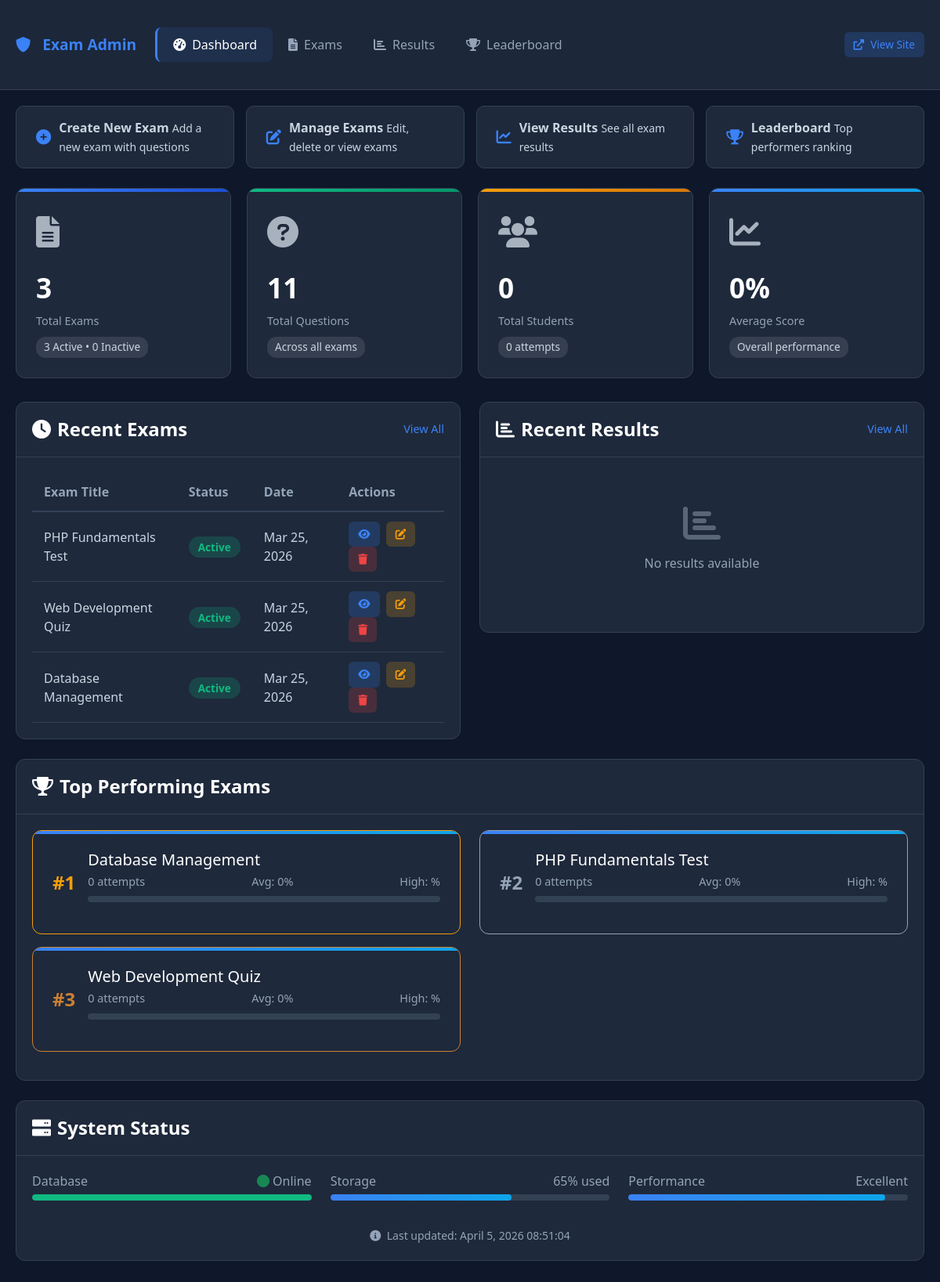
The page /staff/index.php on the database its author committed.
### tables this page shows
CREATE TABLE exams (
    exam_id INT AUTO_INCREMENT PRIMARY KEY,
    exam_title VARCHAR(200) NOT NULL,
    exam_description TEXT,
    exam_duration INT NOT NULL DEFAULT 60,  
    total_marks INT NOT NULL DEFAULT 100,
    passing_marks INT NOT NULL DEFAULT 40,
    exam_status ENUM('active', 'inactive', 'draft') DEFAULT 'active',
    created_by INT DEFAULT NULL,
    is_deleted TINYINT(1) DEFAULT 0,
    created_at TIMESTAMP DEFAULT CURRENT_TIMESTAMP,
    updated_at TIMESTAMP DEFAULT CURRENT_TIMESTAMP ON UPDATE CURRENT_TIMESTAMP,
    
    INDEX idx_exam_status (exam_status),
    INDEX idx_created_by (created_by)
);

### staff/index.php (the view, shortened to what this page needs)
<?php
require_once '../db_connection.php';
$stats_stmt = $pdo->query("
    SELECT
        (SELECT COUNT(*) FROM exams) as total_exams,
        (SELECT COUNT(*) FROM questions) as total_questions,
        (SELECT COUNT(*) FROM exam_results) as total_results,
        (SELECT COUNT(DISTINCT student_name) FROM exam_results) as total_students,
        (SELECT COUNT(*) FROM exam_attempts WHERE completed_at IS NOT NULL) as total_attempts,
        (SELECT AVG(percentage) FROM exam_results) as avg_score,
        (SELECT COUNT(*) FROM exams WHERE exam_status = 'active') as active_exams,
        (SELECT COUNT(*) FROM exams WHERE exam_status = 'inactive') as inactive_exams
");
$stats = $stats_stmt->fetch(PDO::FETCH_ASSOC);
$recent_exams_stmt = $pdo->query("SELECT * FROM exams ORDER BY created_at DESC LIMIT 5");
$recent_exams = $recent_exams_stmt->fetchAll(PDO::FETCH_ASSOC);
$recent_results_stmt = $pdo->query("
    SELECT er.*, e.exam_title
    FROM exam_results er
    JOIN exams e ON er.exam_id = e.exam_id
    ORDER BY er.completed_at DESC
    LIMIT 5
");
$recent_results = $recent_results_stmt->fetchAll(PDO::FETCH_ASSOC);
$top_exams_stmt = $pdo->query("
    SELECT
        e.exam_id,
        e.exam_title,
        COUNT(er.result_id) as attempts,
        AVG(er.percentage) as avg_percentage,
        MAX(er.percentage) as highest_score
    FROM exams e
    LEFT JOIN exam_results er ON e.exam_id = er.exam_id
    GROUP BY e.exam_id
    ORDER BY attempts DESC, avg_percentage DESC
    LIMIT 5
");
$top_exams = $top_exams_stmt->fetchAll(PDO::FETCH_ASSOC);
?>
<!DOCTYPE html>
<html lang="en">
<head>
    <link href="https://cdn.jsdelivr.net/npm/bootstrap@5.1.3/dist/css/bootstrap.min.css" rel="stylesheet">
    <link rel="stylesheet" href="https://cdnjs.cloudflare.com/ajax/libs/font-awesome/6.0.0/css/all.min.css">
</head>
<body>
    <nav class="admin-navbar">
        <div class="dashboard-container">
            <div class="d-flex justify-content-between align-items-center">
                <div class="d-flex align-items-center">
                    <div class="brand">
                        <i class="fas fa-shield-alt"></i> Exam Admin
                    </div>
                    <div class="ms-4 d-flex">
                        <a href="index.php" class="nav-link active">
                            <i class="fas fa-tachometer-alt me-2"></i>Dashboard
                        </a>
                        <a href="manage_exams.php" class="nav-link">
                            <i class="fas fa-file-alt me-2"></i>Exams
                        </a>
                        <a href="view_results.php" class="nav-link">
                            <i class="fas fa-chart-bar me-2"></i>Results
                        </a>
                        <a href="leaderboard.php" class="nav-link">
                            <i class="fas fa-trophy me-2"></i>Leaderboard
                        </a>
                    </div>
                </div>
                <div>
                    <a href="../index.php" class="action-btn view">
                        <i class="fas fa-external-link-alt me-2"></i>View Site
                    </a>
                </div>
            </div>
        </div>
    </nav>
    <div class="dashboard-container">
        <div class="quick-actions fade-in">
            <a href="create_exam.php" class="quick-action-btn">
                <i class="fas fa-plus-circle"></i>
                <div>
                    <strong>Create New Exam</strong>
                    <small>Add a new exam with questions</small>
                </div>
            </a>
            <a href="manage_exams.php" class="quick-action-btn">
                <i class="fas fa-edit"></i>
                <div>
                    <strong>Manage Exams</strong>
                    <small>Edit, delete or view exams</small>
                </div>
            </a>
            <a href="view_results.php" class="quick-action-btn">
                <i class="fas fa-chart-line"></i>
                <div>
                    <strong>View Results</strong>
                    <small>See all exam results</small>
                </div>
            </a>
            <a href="../leaderboard.php" class="quick-action-btn">
                <i class="fas fa-trophy"></i>
                <div>
                    <strong>Leaderboard</strong>
                    <small>Top performers ranking</small>
                </div>
            </a>
        </div>
        <div class="stats-grid fade-in">
            <div class="stat-card primary">
                <div class="stat-icon">
                    <i class="fas fa-file-alt"></i>
                </div>
                <div class="stat-value"><?php echo $stats['total_exams'] ?? 0; ?></div>
                <div class="stat-label">Total Exams</div>
                <div class="stat-change">
                    <?php echo $stats['active_exams'] ?? 0; ?> Active • <?php echo $stats['inactive_exams'] ?? 0; ?> Inactive
                </div>
            </div>
            <div class="stat-card success">
                <div class="stat-icon">
                    <i class="fas fa-question-circle"></i>
                </div>
                <div class="stat-value"><?php echo $stats['total_questions'] ?? 0; ?></div>
                <div class="stat-label">Total Questions</div>
                <div class="stat-change">Across all exams</div>
            </div>
            <div class="stat-card warning">
                <div class="stat-icon">
                    <i class="fas fa-users"></i>
                </div>
                <div class="stat-value"><?php echo $stats['total_students'] ?? 0; ?></div>
                <div class="stat-label">Total Students</div>
                <div class="stat-change"><?php echo $stats['total_attempts'] ?? 0; ?> attempts</div>
            </div>
            <div class="stat-card info">
                <div class="stat-icon">
                    <i class="fas fa-chart-line"></i>
                </div>
                <div class="stat-value"><?php echo round($stats['avg_score'] ?? 0, 1); ?>%</div>
                <div class="stat-label">Average Score</div>
                <div class="stat-change">Overall performance</div>
            </div>
        </div>
        <div class="row fade-in">
            <div class="col-md-6">
                <div class="section-card">
                    <div class="section-header">
                        <h4><i class="fas fa-clock me-2"></i>Recent Exams</h4>
                        <a href="manage_exams.php" class="view-all">View All</a>
                    </div>
                    <div class="section-body">
                        <?php if (empty($recent_exams)): ?>
                            <div class="empty-state">
                                <i class="fas fa-file-alt"></i>
                                <p>No exams created yet</p>
                                <a href="create_exam.php" class="action-btn view">Create First Exam</a>
                            </div>
                        <?php else: ?>
                            <table class="data-table">
                                <thead>
                                    <tr>
                                        <th>Exam Title</th>
                                        <th>Status</th>
                                        <th>Date</th>
                                        <th>Actions</th>
                                    </tr>
                                </thead>
                                <tbody>
                                    <?php foreach ($recent_exams as $exam): ?>
                                        <tr>
                                            <td><?php echo htmlspecialchars($exam['exam_title']); ?></td>
                                            <td>
                                                <span class="status-badge <?php echo $exam['exam_status'] == 'active' ? 'status-active' : 'status-inactive'; ?>">
                                                    <?php echo ucfirst($exam['exam_status']); ?>
                                                </span>
                                            </td>
                                            <td><?php echo date('M d, Y', strtotime($exam['created_at'])); ?></td>
                                            <td>
                                                <a href="manage_questions.php?exam_id=<?php echo $exam['exam_id']; ?>" class="action-btn view me-1">
                                                    <i class="fas fa-eye"></i>
                                                </a>
                                                <a href="edit_exam.php?exam_id=<?php echo $exam['exam_id']; ?>" class="action-btn edit me-1">
                                                    <i class="fas fa-edit"></i>
                                                </a>
                                                <a href="delete_exam.php?exam_id=<?php echo $exam['exam_id']; ?>" class="action-btn delete" onclick="return confirm('Delete this exam?')">
                                                    <i class="fas fa-trash"></i>
                                                </a>
                                            </td>
                                        </tr>
                                    <?php endforeach; ?>
                                </tbody>
                            </table>
                        <?php endif; ?>
                    </div>
                </div>
            </div>
            <div class="col-md-6">
                <div class="section-card">
                    <div class="section-header">
                        <h4><i class="fas fa-chart-bar me-2"></i>Recent Results</h4>
                        <a href="view_results.php" class="view-all">View All</a>
                    </div>
                    <div class="section-body">
                        <?php if (empty($recent_results)): ?>
                            <div class="empty-state">
                                <i class="fas fa-chart-bar"></i>
                                <p>No results available</p>
                            </div>
                        <?php endif; ?>
                    </div>
                </div>
            </div>
        </div>
        <div class="section-card fade-in">
            <div class="section-header">
                <h4><i class="fas fa-trophy me-2"></i>Top Performing Exams</h4>
            </div>
            <div class="section-body">
                <?php if (empty($top_exams)): ?>
                    <div class="empty-state">
                        <i class="fas fa-trophy"></i>
                        <p>No exam data available</p>
                    </div>
                <?php else: ?>
                    <div class="row">
                        <?php foreach ($top_exams as $index => $exam):
                            $rank = $index + 1;
                            $rank_color = $rank == 1 ? 'var(--warning)' : ($rank == 2 ? 'var(--dark-text-light)' : ($rank == 3 ? '#cd7f32' : 'var(--dark-border)'));
                        ?>
                            <div class="col-md-6 mb-3">
                                <div class="stat-card" style="border-color: <?php echo $rank_color; ?>">
                                    <div class="d-flex align-items-center">
                                        <div class="me-3" style="color: <?php echo $rank_color; ?>; font-size: 1.5em; font-weight: bold;">
                                            #<?php echo $rank; ?>
                                        </div>
                                        <div style="flex: 1;">
                                            <h5 style="color: white; margin-bottom: 5px;"><?php echo htmlspecialchars($exam['exam_title']); ?></h5>
                                            <div class="d-flex justify-content-between" style="color: var(--dark-text-light); font-size: 0.9em;">
                                                <span><?php echo $exam['attempts']; ?> attempts</span>
                                                <span>Avg: <?php echo round($exam['avg_percentage'], 1); ?>%</span>
                                                <span>High: <?php echo $exam['highest_score']; ?>%</span>
                                            </div>
                                            <div class="progress-container mt-2">
                                                <div class="progress-bar-bg">
                                                </div>
                                            </div>
                                        </div>
                                    </div>
                                </div>
                            </div>
                        <?php endforeach; ?>
                    </div>
                <?php endif; ?>
            </div>
        </div>
        <div class="section-card fade-in">
            <div class="section-header">
                <h4><i class="fas fa-server me-2"></i>System Status</h4>
            </div>
            <div class="section-body">
                <div class="row">
                    <div class="col-md-4">
                        <div class="mb-3">
                            <div class="progress-label">
                                <span>Database</span>
                                <span><i class="fas fa-circle text-success"></i> Online</span>
                            </div>
                            <div class="progress-bar-bg">
                                <div class="progress-bar-fill" style="width: 100%; background: var(--success);"></div>
                            </div>
                        </div>
                    </div>
                    <div class="col-md-4">
                        <div class="mb-3">
                            <div class="progress-label">
                                <span>Storage</span>
                                <span>65% used</span>
                            </div>
                            <div class="progress-bar-bg">
                                <div class="progress-bar-fill" style="width: 65%;"></div>
                            </div>
                        </div>
                    </div>
                    <div class="col-md-4">
                        <div class="mb-3">
                            <div class="progress-label">
                                <span>Performance</span>
                                <span>Excellent</span>
                            </div>
                            <div class="progress-bar-bg">
                                <div class="progress-bar-fill" style="width: 92%;"></div>
                            </div>
                        </div>
                    </div>
                </div>
                <div class="text-center mt-3">
                    <small style="color: var(--dark-text-light);">
                        <i class="fas fa-info-circle me-1"></i>
                        Last updated: <?php echo date('F j, Y H:i:s'); ?>
                    </small>
                </div>
            </div>
        </div>
    </div>
</body>
</html>

### rows shown on the page
exams: exam_title "PHP Fundamentals Test", exam_status "Active", created_at "Mar 25, 2026", rank "2", attempts "0", avg_percentage "0"
exams: exam_title "Web Development Quiz", exam_status "Active", created_at "Mar 25, 2026", rank "3", attempts "0", avg_percentage "0"
exams: exam_title "Database Management", exam_status "Active", created_at "Mar 25, 2026", rank "1", attempts "0", avg_percentage "0"

### other values the page prints
$stats['total_exams'] "3"
$stats['active_exams'] "3"
$stats['inactive_exams'] "0"
$stats['total_questions'] "11"
$stats['total_students'] "0"
$stats['total_attempts'] "0"
$stats['avg_score'] "0"
